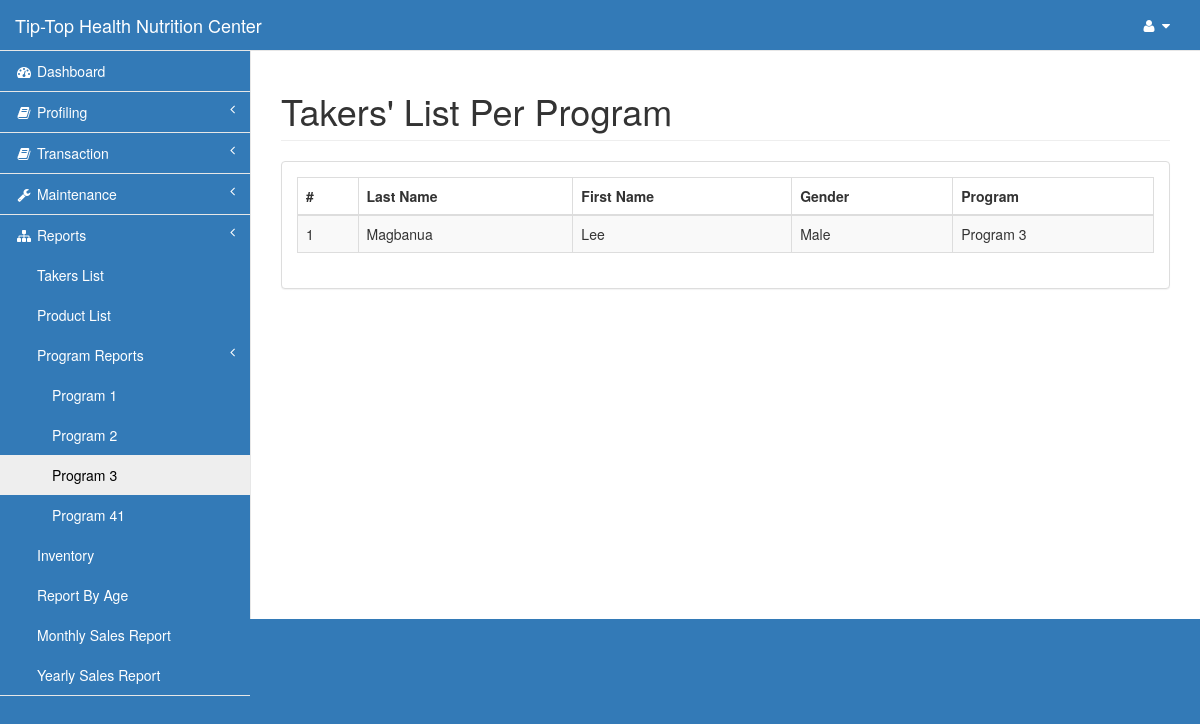
Page /pages/program_list.php?program_id=3 (signed in) on the committed database.
### tables this page shows
CREATE TABLE `program` (
  `program_id` int(11) NOT NULL,
  `program_name` varchar(30) NOT NULL
);

CREATE TABLE `taker` (
  `id` int(11) NOT NULL,
  `last` varchar(15) NOT NULL,
  `first` varchar(15) NOT NULL,
  `phone` varchar(11) NOT NULL,
  `gender` varchar(6) NOT NULL,
  `bday` date NOT NULL,
  `referrer_name` varchar(30) NOT NULL,
  `referrer_contact` varchar(30) NOT NULL,
  `address` varchar(100) NOT NULL,
  `email` varchar(30) NOT NULL,
  `status` varchar(8) NOT NULL,
  `points` decimal(7,2) NOT NULL,
  `discount` decimal(10,2) NOT NULL,
  `height` decimal(5,2) NOT NULL,
  `orig_weight` decimal(5,2) NOT NULL
);

### pages/program_list.php (the view, shortened to what this page needs)
<?php include('session.php');?>
<!DOCTYPE html>
<html lang="en">
<head>
    <?php include('css.php');?>
</head>
<body>
    <div id="wrapper">
        <?php include('nav.php');?>
        <div id="page-wrapper">
            <div class="row">
                <div class="col-lg-12">
                    <h1 class="page-header">Takers' List Per Program</h1>
                </div>
            </div>
            <div class="row">
                <div class="col-lg-12">
                    <div class="panel panel-default">
                        <div class="panel-body">
                            <table width="100%" class="table table-striped table-bordered table-hover">
                                <thead>
                                    <tr>
                                        <th>#</th>
                                        <th>Last Name</th>
                                        <th>First Name</th>
                                        <th>Gender</th>
                                        <th>Program</th>
                                    </tr>
                                </thead>
                                <tbody>
<?php
        $program_id=$_REQUEST['program_id'];
        $query=mysqli_query($con,"select * from taker natural join monitoring natural join program where monitor_status <> 'Finished' and program_id='$program_id' order by last,first")or die(mysqli_error($con));
            $i=1;
          while ($row=mysqli_fetch_array($query)){
?>
                                    <tr class="odd gradeX">
                                        <td class="center"><?php echo $i;?></td>
                                        <td><?php echo $row['last'];?></td>
                                        <td><?php echo $row['first'];?></td>
                                        <td><?php echo $row['gender'];?></td>
                                        <td><?php echo $row['program_name'];?></td>
                                    </tr>
<?php $i++;}?>
                                </tbody>
                            </table>
                    </div>
                </div>
            </div>
        </div>
    </div>
</body>
</html>

### pages/nav.php (shortened to what this page needs)
<nav class="navbar navbar-default navbar-static-top" role="navigation" style="margin-bottom: 0;background-color: #337ab7;">
            <div class="navbar-header">
                <a class="navbar-brand" href="index.php">Tip-Top Health Nutrition Center</a>
            </div>
            <ul class="nav navbar-top-links navbar-right">
                <li class="dropdown">
                    <a class="dropdown-toggle" data-toggle="dropdown" href="#">
                        <i class="fa fa-user fa-fw"></i> <i class="fa fa-caret-down"></i>
                    </a>
                </li>
            </ul>
            <div class="navbar-default sidebar" role="navigation">
                <div class="sidebar-nav navbar-collapse">
                    <ul class="nav" id="side-menu">
                        <li>
                            <a href="index.php"><i class="fa fa-dashboard fa-fw"></i> Dashboard</a>
                        </li>
                        <li>
                            <a href="#"><i class="fa fa-book fa-fw"></i> Profiling <span class="fa arrow"></span></a>
                        </li>
                        <li>
                            <a href="#"><i class="fa fa-book fa-fw"></i> Transaction <span class="fa arrow"></span></a>
                        </li>
                        <li>
                            <a href="#"><i class="fa fa-wrench fa-fw"></i> Maintenance <span class="fa arrow"></span></a>
                        </li>
                        <li>
                            <a href="#"><i class="fa fa-sitemap fa-fw"></i> Reports<span class="fa arrow"></span></a>
                            <ul class="nav nav-second-level">
                                <li>
                                    <a href="taker_list.php">Takers List</a>
                                </li>
                                <li>
                                    <a href="product_list.php">Product List</a>
                                </li>
                                <li>
                                    <a href="#">Program Reports <span class="fa arrow"></span></a>
                                    <ul class="nav nav-third-level">
<?php
        $query=mysqli_query($con,"select * from program order by program_name")or die(mysqli_error($con));
              while ($row=mysqli_fetch_array($query)){
?>
                                        <li>
                                            <a href="program_list.php?program_id=<?php echo $row['program_id'];?>"><?php echo $row['program_name'];?></a>
                                        </li>
<?php }?>
                                    </ul>
                                </li>
                                <li>
                                    <a href="inventory.php">Inventory</a>
                                </li>
                                <li>
                                    <a href="per_age.php">Report By Age</a>
                                </li>
                                <li>
                                    <a href="sales.php">Monthly Sales Report</a>
                                </li>
                                <li>
                                    <a href="yearly.php">Yearly Sales Report</a>
                                </li>
                            </ul>
                        </li>
                    </ul>
                </div>
            </div>
        </nav>

### pages/css.php (style rules this page uses)
.navbar a,a .navbar-brand { color: #fff!important; }
.navbar-default, body { background-color: #337ab7!important; }
.sidebar ul li a.active { color: #000!important; }

### rows in the picture
program: program_name "Program 1"
program: program_name "Program 2"
program: program_name "Program 3"
program: program_name "Program 41"
taker: last "Magbanua", first "Lee", gender "Male", program.program_name "Program 3"
